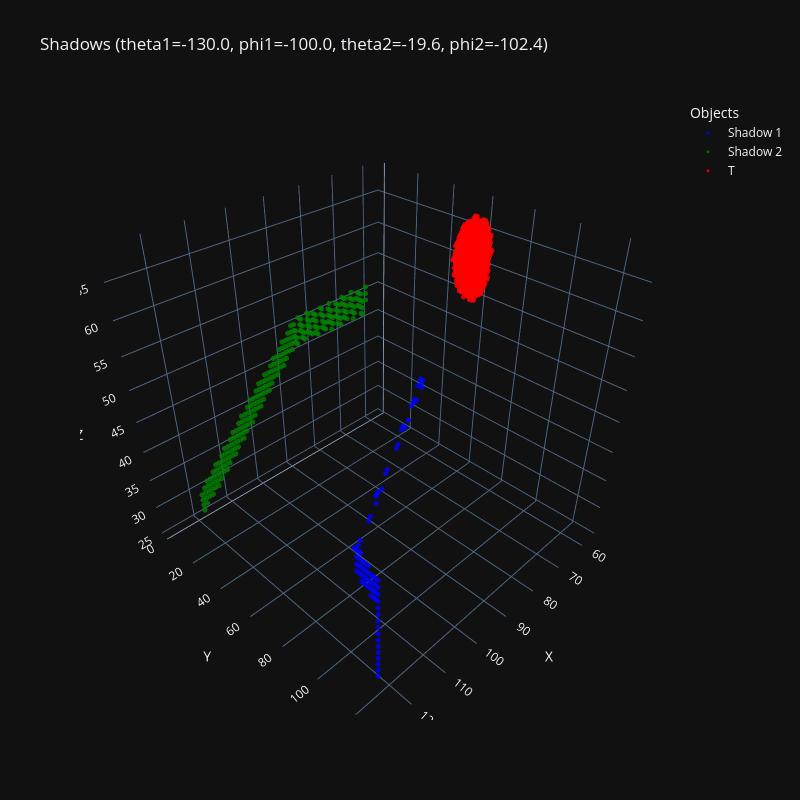

Write notebook code for a chart like this one.
### Code cell
def visualize_3d_volumes(shadow1, shadow2, T_trace, title="3D Shadows Reconstruction", sample_points=10000, threshold_factor=0.1):
    # Список для хранения данных трасс (traces)
    traces = []
    
    # Функция для извлечения координат из объёма с фильтрацией по интенсивности
    def get_volume_points(volume, color, name, threshold_factor=threshold_factor):
        # Адаптивный порог: берём threshold_factor * максимальное значение
        volume_max = volume.max()
        if volume_max > 0:
            threshold = threshold_factor * volume_max  # Порог, например, 10% от максимума
        else:
            threshold = 0.01  # Минимальный порог
        nonzero_indices = (volume > threshold).nonzero(as_tuple=False)
        
        if len(nonzero_indices) > 0:
            if len(nonzero_indices) > sample_points:
                indices = torch.randperm(len(nonzero_indices))[:sample_points]
                nonzero_indices = nonzero_indices[indices]
            x_coords = nonzero_indices[:, 0].tolist()
            y_coords = nonzero_indices[:, 1].tolist()
            z_coords = nonzero_indices[:, 2].tolist()
            return go.Scatter3d(
                x=x_coords, y=y_coords, z=z_coords, mode='markers',
                marker=dict(size=3, color=color, opacity=0.8),  # Фиксированный цвет
                name=name
            )
        return None
    
    # Добавляем shadow1 (красный цвет)
    shadow1_trace = get_volume_points(shadow1, 'blue', 'Shadow 1', threshold_factor)
    if shadow1_trace:
        traces.append(shadow1_trace)
    else:
        print("No significant nonzero values in shadow1 to visualize! Max value:", shadow1.max().item())
    
    # Добавляем shadow2 (синий цвет)
    shadow2_trace = get_volume_points(shadow2, 'green', 'Shadow 2', threshold_factor)
    if shadow2_trace:
        traces.append(shadow2_trace)
    else:
        print("No significant nonzero values in shadow2 to visualize! Max value:", shadow2.max().item())
    T_trace = get_volume_points(T, 'red', 'T', threshold_factor)
    if T_trace:
        traces.append(T_trace)
    else:
        print("No significant nonzero values in shadow2 to visualize! Max value:", T_trace.max().item())
    # Если нет данных для отображения
    if not traces:
        print("No significant nonzero values (> threshold) to visualize!")
        return
    
    # Создаём график
    fig = go.Figure(data=traces)
    fig.update_layout(
        title=title,
        scene=dict(
            xaxis_title="X", yaxis_title="Y", zaxis_title="Z",
            aspectmode='cube'
        ),
        width=800, height=800,
        template="plotly_dark",
        legend=dict(title="Objects")
    )
    fig.show()

# Пример использования
theta1, phi1 = sample[2][0].item(), sample[3][0].item()
theta2, phi2 = sample[2][1].item(), sample[3][1].item()
visualize_3d_volumes(backprojection[0], backprojection[1], T,  
                     title=f"Shadows (theta1={theta1:.1f}, phi1={phi1:.1f}, theta2={theta2:.1f}, phi2={phi2:.1f})")

### Figure 1 — Plotly figure (JSON) as saved in the notebook; plotly's stock layout.template omitted (floating-point values rounded to 4 significant figures; data arrays with more than 128 entries replaced by an {"elided": "..."} marker saying what was removed)
{"data": [{"marker": {"color": "blue", "opacity": 0.8, "size": 3}, "mode": "markers", "name": "Shadow 1", "type": "scatter3d", "x": [94, 95, 96, 96, 96, 98, 98, 99, 100, 102, 104, 104, 105, 107, 108, 112, 113, 115, 116, 117, 117, 118, 120, 121, 124, 125, 126, 127, 127, 127, 127, 127, 127, 127, 127, 127, 127, 127, 127, 127, 127, 127, 127, 127, 127, 127, 127, 127, 127, 127, 127, 127, 127, 127, 127, 127, 127, 127, 127, 127, 127, 127, 127, 127, 127, 127, 127, 127, 127, 127, 127, 127, 127, 127, 127, 127, 127, 127, 127, 127, 127], "y": [89, 90, 90, 91, 92, 92, 93, 93, 94, 96, 97, 98, 98, 100, 101, 104, 105, 107, 107, 108, 108, 110, 111, 112, 114, 115, 116, 117, 118, 118, 118, 118, 119, 119, 119, 119, 120, 120, 120, 120, 120, 121, 121, 121, 121, 122, 122, 122, 122, 123, 123, 123, 123, 124, 124, 124, 124, 125, 125, 125, 125, 126, 126, 126, 126, 127, 127, 127, 127, 127, 127, 127, 127, 127, 127, 127, 127, 127, 127, 127, 127], "z": [56, 56, 56, 57, 56, 55, 55, 55, 55, 54, 54, 54, 54, 53, 53, 52, 52, 51, 51, 50, 51, 52, 50, 50, 49, 49, 49, 50, 47, 48, 49, 50, 47, 48, 49, 50, 46, 47, 48, 49, 50, 46, 47, 48, 49, 46, 47, 48, 49, 46, 47, 48, 49, 45, 46, 47, 48, 45, 46, 47, 48, 45, 46, 47, 48, 33, 34, 35, 36, 37, 38, 39, 40, 41, 42, 43, 44, 45, 46, 47, 48]}, {"marker": {"color": "green", "opacity": 0.8, "size": 3}, "mode": "markers", "name": "Shadow 2", "type": "scatter3d", "x": {"elided": "261 int values"}, "y": {"elided": "261 int values"}, "z": {"elided": "261 int values"}}, {"marker": {"color": "red", "opacity": 0.8, "size": 3}, "mode": "markers", "name": "T", "type": "scatter3d", "x": {"elided": "868 int values"}, "y": {"elided": "868 int values"}, "z": {"elided": "868 int values"}}], "layout": {"height": 800, "legend": {"title": {"text": "Objects"}}, "scene": {"aspectmode": "cube", "xaxis": {"title": {"text": "X"}}, "yaxis": {"title": {"text": "Y"}}, "zaxis": {"title": {"text": "Z"}}}, "title": {"text": "Shadows (theta1=-130.0, phi1=-100.0, theta2=-19.6, phi2=-102.4)"}, "width": 800}}
